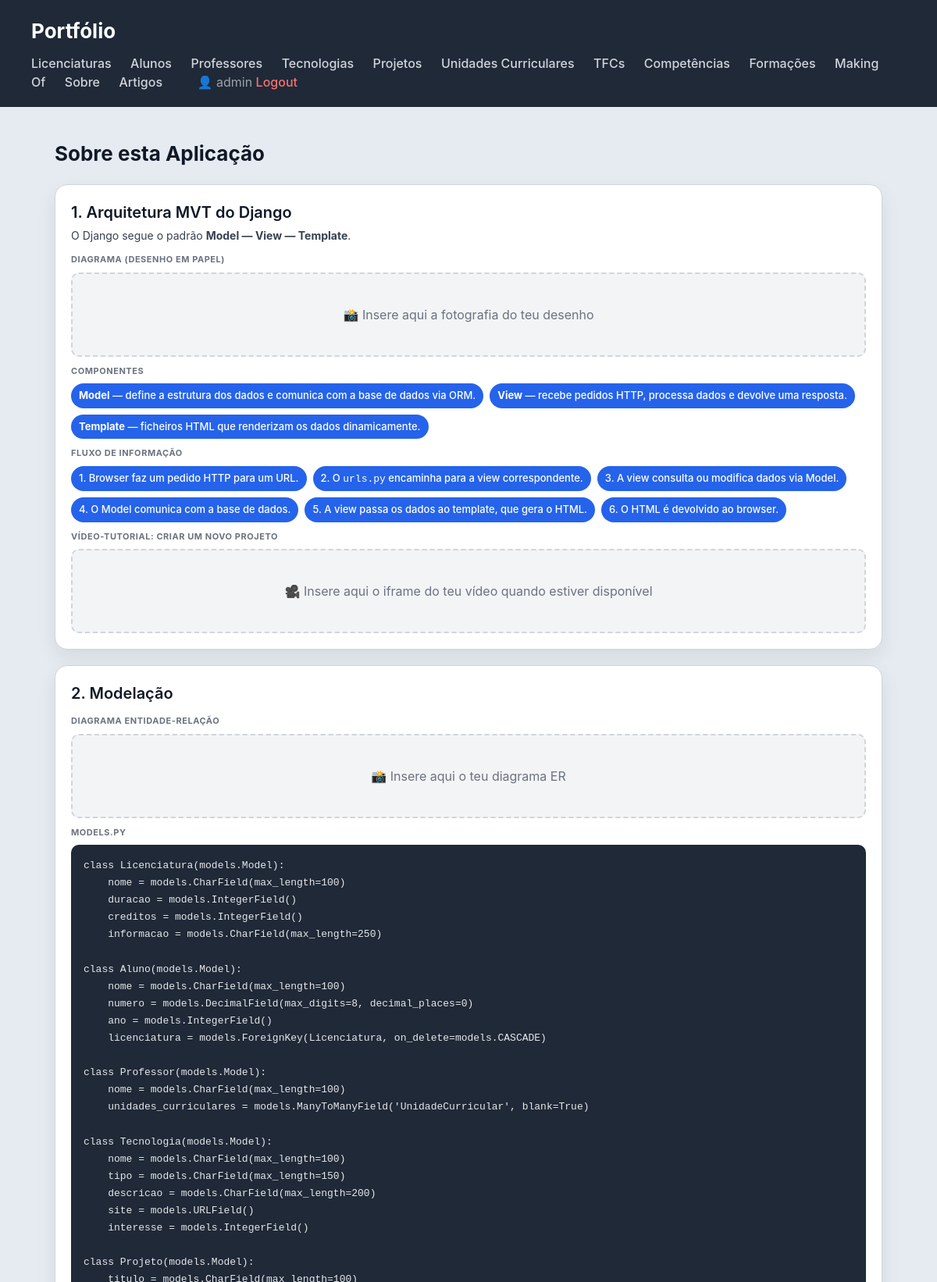
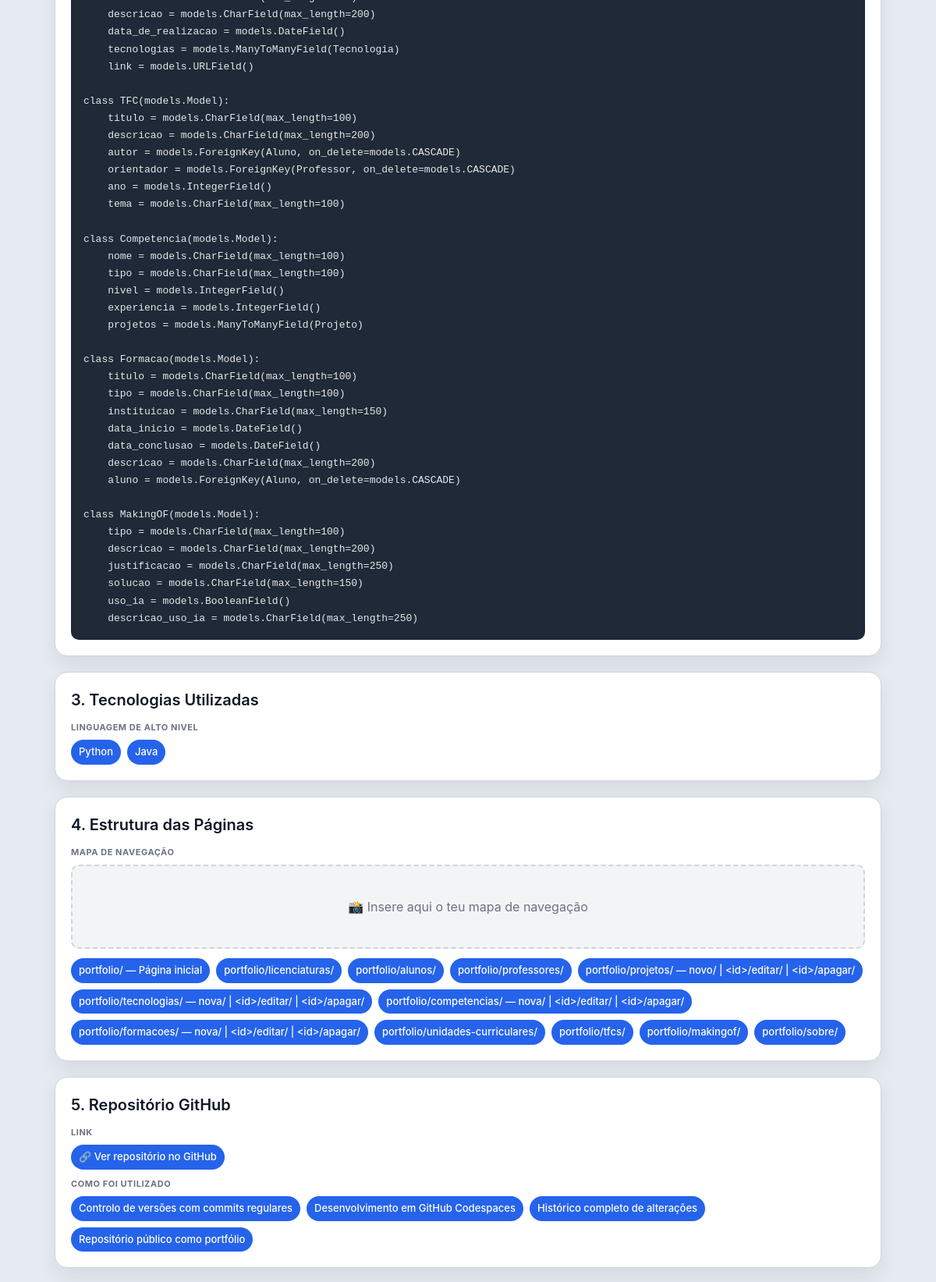
The page /sobre/ (signed in, upper part) on the database its author committed (2 pictures, top to bottom).
### portfolio/models.py (models this page shows, shortened)
class Tecnologia(models.Model):
    nome = models.CharField(max_length=100)
    tipo = models.CharField(max_length=150)
    descricao = models.CharField(max_length=200)
    site = models.URLField()
    interesse = models.IntegerField(
        validators=[MinValueValidator(0), MaxValueValidator(10)]
    )

### portfolio/views.py (the view)
# urls.py: path('sobre/', views.sobre_view, name='sobre'),
def sobre_view(request):
    from itertools import groupby
    from .models import Tecnologia, MakingOF
    tecnologias = Tecnologia.objects.all().order_by('tipo')
    makingof = MakingOF.objects.all()
    tecnologias_por_tipo = {}
    for tec in tecnologias:
        if tec.tipo not in tecnologias_por_tipo:
            tecnologias_por_tipo[tec.tipo] = []
        tecnologias_por_tipo[tec.tipo].append(tec)
    return render(request, 'portfolio/sobre.html', {
        'tecnologias_por_tipo': tecnologias_por_tipo,
        'makingof': makingof,
    })

### portfolio/templates/portfolio/sobre.html (shortened to what this page needs)
{% extends 'portfolio/base.html' %}
{% block content %}
{% load markdownify %}
<h2>Sobre esta Aplicação</h2>
<section>
    <article>
        <header>
            <h3>1. Arquitetura MVT do Django</h3>
            <p>O Django segue o padrão <strong>Model — View — Template</strong>.</p>
        </header>
        <section>
            <h4>Diagrama (desenho em papel)</h4>
            <div class="placeholder">
                <p>📸 Insere aqui a fotografia do teu desenho</p>
            </div>
        </section>
        <section>
            <h4>Componentes</h4>
            <ul>
                <li><strong>Model</strong> — define a estrutura dos dados e comunica com a base de dados via ORM.</li>
                <li><strong>View</strong> — recebe pedidos HTTP, processa dados e devolve uma resposta.</li>
                <li><strong>Template</strong> — ficheiros HTML que renderizam os dados dinamicamente.</li>
            </ul>
        </section>
        <section>
            <h4>Fluxo de informação</h4>
            <ul>
                <li>1. Browser faz um pedido HTTP para um URL.</li>
                <li>2. O <code>urls.py</code> encaminha para a view correspondente.</li>
                <li>3. A view consulta ou modifica dados via Model.</li>
                <li>4. O Model comunica com a base de dados.</li>
                <li>5. A view passa os dados ao template, que gera o HTML.</li>
                <li>6. O HTML é devolvido ao browser.</li>
            </ul>
        </section>
        <section>
            <h4>Vídeo-tutorial: Criar um novo projeto</h4>
            <div class="placeholder">
                <p>🎥 Insere aqui o iframe do teu vídeo quando estiver disponível</p>
            </div>
        </section>
    </article>
</section>
<section>
    <article>
        <header>
            <h3>2. Modelação</h3>
        </header>
        <section>
            <h4>Diagrama Entidade-Relação</h4>
            <div class="placeholder">
                <p>📸 Insere aqui o teu diagrama ER</p>
            </div>
        </section>
        <section>
            <h4>models.py</h4>
            <pre class="codigo"><code>class Licenciatura(models.Model):
    nome = models.CharField(max_length=100)
    duracao = models.IntegerField()
    creditos = models.IntegerField()
    informacao = models.CharField(max_length=250)
class Aluno(models.Model):
    nome = models.CharField(max_length=100)
    numero = models.DecimalField(max_digits=8, decimal_places=0)
    ano = models.IntegerField()
    licenciatura = models.ForeignKey(Licenciatura, on_delete=models.CASCADE)
class Professor(models.Model):
    nome = models.CharField(max_length=100)
    unidades_curriculares = models.ManyToManyField('UnidadeCurricular', blank=True)
class Tecnologia(models.Model):
    nome = models.CharField(max_length=100)
    tipo = models.CharField(max_length=150)
    descricao = models.CharField(max_length=200)
    site = models.URLField()
    interesse = models.IntegerField()
class Projeto(models.Model):
    titulo = models.CharField(max_length=100)
    descricao = models.CharField(max_length=200)
    data_de_realizacao = models.DateField()
    tecnologias = models.ManyToManyField(Tecnologia)
    link = models.URLField()
class TFC(models.Model):
    titulo = models.CharField(max_length=100)
    descricao = models.CharField(max_length=200)
    autor = models.ForeignKey(Aluno, on_delete=models.CASCADE)
    orientador = models.ForeignKey(Professor, on_delete=models.CASCADE)
    ano = models.IntegerField()
    tema = models.CharField(max_length=100)
class Competencia(models.Model):
    nome = models.CharField(max_length=100)
    tipo = models.CharField(max_length=100)
    nivel = models.IntegerField()
    experiencia = models.IntegerField()
    projetos = models.ManyToManyField(Projeto)
class Formacao(models.Model):
    titulo = models.CharField(max_length=100)
    tipo = models.CharField(max_length=100)
    instituicao = models.CharField(max_length=150)
    data_inicio = models.DateField()
    data_conclusao = models.DateField()
    descricao = models.CharField(max_length=200)
    aluno = models.ForeignKey(Aluno, on_delete=models.CASCADE)
class MakingOF(models.Model):
    tipo = models.CharField(max_length=100)
    descricao = models.CharField(max_length=200)
    justificacao = models.CharField(max_length=250)
    solucao = models.CharField(max_length=150)
    uso_ia = models.BooleanField()
    descricao_uso_ia = models.CharField(max_length=250)</code></pre>
        </section>
    </article>
</section>
<section>
    <article>
        <header>
            <h3>3. Tecnologias Utilizadas</h3>
        </header>
        {% if tecnologias_por_tipo %}
            {% for tipo, techs in tecnologias_por_tipo.items %}
            <section>
                <h4>{{ tipo }}</h4>
                <ul>
                    {% for tec in techs %}
                    <li><a href="{{ tec.site }}" target="_blank" style="color:white;text-decoration:none;">{{ tec.nome }}</a></li>
                    {% endfor %}
                </ul>
            </section>
            {% endfor %}
        {% endif %}
    </article>
</section>
<section>
    <article>
        <header>
            <h3>4. Estrutura das Páginas</h3>
        </header>
        <section>
            <h4>Mapa de Navegação</h4>
            <div class="placeholder">
                <p>📸 Insere aqui o teu mapa de navegação</p>
            </div>
            <ul style="margin-top:12px;">
                <li>portfolio/ — Página inicial</li>
                <li>portfolio/licenciaturas/</li>
                <li>portfolio/alunos/</li>
                <li>portfolio/professores/</li>
                <li>portfolio/projetos/ — novo/ | &lt;id&gt;/editar/ | &lt;id&gt;/apagar/</li>
                <li>portfolio/tecnologias/ — nova/ | &lt;id&gt;/editar/ | &lt;id&gt;/apagar/</li>
                <li>portfolio/competencias/ — nova/ | &lt;id&gt;/editar/ | &lt;id&gt;/apagar/</li>
                <li>portfolio/formacoes/ — nova/ | &lt;id&gt;/editar/ | &lt;id&gt;/apagar/</li>
                <li>portfolio/unidades-curriculares/</li>
                <li>portfolio/tfcs/</li>
                <li>portfolio/makingof/</li>
                <li>portfolio/sobre/</li>
            </ul>
        </section>
    </article>
</section>
<section>
    <article>
        <header>
            <h3>5. Repositório GitHub</h3>
        </header>
        <section>
            <h4>Link</h4>
            <ul>
                <li>
                    <a href="https://github.com/SEU_USERNAME/SEU_REPO" target="_blank" style="color:white;text-decoration:none;">
                        🔗 Ver repositório no GitHub
                    </a>
                </li>
            </ul>
        </section>
        <section>
            <h4>Como foi utilizado</h4>
            <ul>
                <li>Controlo de versões com commits regulares</li>
                <li>Desenvolvimento em GitHub Codespaces</li>
                <li>Histórico completo de alterações</li>
                <li>Repositório público como portfólio</li>
            </ul>
        </section>
    </article>
</section>
{% endblock %}

### portfolio/templates/portfolio/base.html (shortened to what this page needs)
<!DOCTYPE html>
<html lang="pt">
<head>
    {% load static %}
    <link rel="stylesheet" href="{% static 'portfolio/styles.css' %}">
</head>
<body>
    <header>
        <h1><a href="{% url 'portfolio_index' %}" style="color:white;text-decoration:none;">Portfólio</a></h1>
        <nav>
            <a href="{% url 'licenciaturas' %}">Licenciaturas</a>
            <a href="{% url 'alunos' %}">Alunos</a>
            <a href="{% url 'professores' %}">Professores</a>
            <a href="{% url 'tecnologias' %}">Tecnologias</a>
            <a href="{% url 'projetos' %}">Projetos</a>
            <a href="{% url 'unidades_curriculares' %}">Unidades Curriculares</a>
            <a href="{% url 'tfcs' %}">TFCs</a>
            <a href="{% url 'competencias' %}">Competências</a>
            <a href="{% url 'formacoes' %}">Formações</a>
            <a href="{% url 'makingof' %}">Making Of</a>
            <a href="{% url 'sobre' %}">Sobre</a>
            <a href="{% url 'artigos' %}">Artigos</a>
            {% if request.user.is_authenticated %}
            <span style="color:#9ca3af; margin-left:20px;">👤 {{ request.user.username }}</span>
            <a href="{% url 'logout' %}" style="color:#f87171;">Logout</a>
            {% else %}
            <a href="{% url 'login' %}">Login</a>
            {% endif %}
        </nav>
    </header>
    <main>
        {% block content %}
        {% endblock %}
    </main>
</body>
</html>

### portfolio/static/portfolio/styles.css (style rules this page uses)
* { box-sizing: border-box; margin: 0; padding: 0; }
body { font-family: "Inter", "Segoe UI", system-ui, -apple-system, sans-serif; background: #e6ebf2; color: #111827; line-height: 1.5; }
body > header { background: #1f2937; color: white; padding: 20px 40px; }
body > header h1 a { color: white; text-decoration: none; }
body > header h1 { font-size: 26px; }
body > header nav { margin-top: 10px; }
body > header nav a { color: #d1d5db; margin-right: 20px; text-decoration: none; font-weight: 500; }
main { max-width: 1100px; margin: 40px auto; padding: 0 20px; }
h2 { margin-bottom: 20px; font-size: 26px; }
section > article { background: white; padding: 20px; border-radius: 16px; border: 1px solid #d1d5db; box-shadow: 0 10px 25px rgba(0,0,0,0.08); transition: all 0.25s ease; margin-bottom: 20px; }
article > header { margin-bottom: 12px; }
article > header > h3 { font-size: 20px; font-weight: 600; margin-bottom: 4px; }
article > header > p { font-size: 14px; color: #374151; }
article > section { margin-top: 10px; }
article > section > h4 { font-size: 11px; text-transform: uppercase; color: #6b7280; margin-bottom: 8px; letter-spacing: 0.05em; }
article > section > ul { list-style: none; display: flex; flex-wrap: wrap; gap: 8px; }
article > section > ul > li { background: #2563eb; color: white; padding: 6px 10px; border-radius: 999px; font-size: 13px; font-weight: 500; }
.placeholder { background: #f3f4f6; border: 2px dashed #d1d5db; border-radius: 10px; padding: 40px; text-align: center; color: #6b7280; margin-top: 8px; }
.codigo { background: #1f2937; color: #e5e7eb; padding: 16px; border-radius: 10px; font-size: 13px; line-height: 1.7; overflow-x: auto; margin-top: 8px; }

### rows shown on the page
Tecnologia: tipo "LINGUAGEM DE ALTO NIVEL", nome "Python"
Tecnologia: nome "Java"

### other values the page prints
{{ request.user.username }} "admin"
